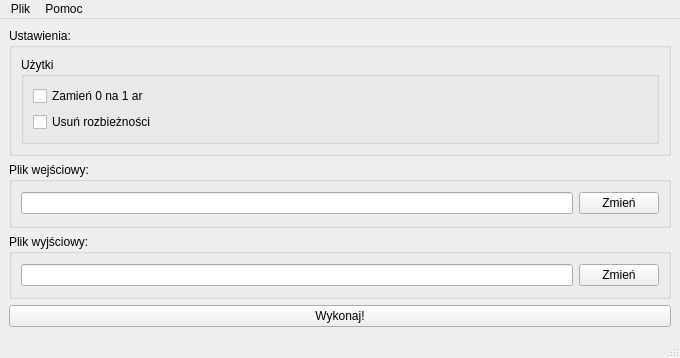
<?xml version="1.0" encoding="UTF-8"?>
<ui version="4.0">
 <class>MainWindow</class>
 <widget class="QMainWindow" name="MainWindow">
  <property name="geometry">
   <rect>
    <x>0</x>
    <y>0</y>
    <width>680</width>
    <height>358</height>
   </rect>
  </property>
  <property name="windowTitle">
   <string>ZScal</string>
  </property>
  <property name="windowIcon">
   <iconset>
    <normaloff>zs.png</normaloff>zs.png</iconset>
  </property>
  <widget class="QWidget" name="centralwidget">
   <layout class="QGridLayout" name="gridLayout">
    <item row="1" column="0">
     <widget class="QGroupBox" name="groupBox">
      <property name="title">
       <string>Plik wejściowy:</string>
      </property>
      <layout class="QHBoxLayout" name="horizontalLayout">
       <item>
        <widget class="QLineEdit" name="infile_path"/>
       </item>
       <item>
        <widget class="QPushButton" name="change_infile_btn">
         <property name="text">
          <string>Zmień</string>
         </property>
        </widget>
       </item>
      </layout>
     </widget>
    </item>
    <item row="3" column="0">
     <widget class="QPushButton" name="zaokr_btn">
      <property name="text">
       <string>Wykonaj!</string>
      </property>
     </widget>
    </item>
    <item row="2" column="0">
     <widget class="QGroupBox" name="groupBox_3">
      <property name="title">
       <string>Plik wyjściowy:</string>
      </property>
      <layout class="QHBoxLayout" name="horizontalLayout_2">
       <item>
        <widget class="QLineEdit" name="outfile_path"/>
       </item>
       <item>
        <widget class="QPushButton" name="change_outfile_btn">
         <property name="text">
          <string>Zmień</string>
         </property>
        </widget>
       </item>
      </layout>
     </widget>
    </item>
    <item row="0" column="0">
     <widget class="QGroupBox" name="groupBox_2">
      <property name="title">
       <string>Ustawienia:</string>
      </property>
      <layout class="QHBoxLayout" name="horizontalLayout_3">
       <item>
        <widget class="QGroupBox" name="groupBox_4">
         <property name="title">
          <string>Użytki</string>
         </property>
         <layout class="QVBoxLayout" name="verticalLayout">
          <item>
           <widget class="QCheckBox" name="kasujzero_box">
            <property name="text">
             <string>Zamień 0 na 1 ar</string>
            </property>
           </widget>
          </item>
          <item>
           <widget class="QCheckBox" name="powrozb_box">
            <property name="text">
             <string>Usuń rozbieżności</string>
            </property>
           </widget>
          </item>
         </layout>
        </widget>
       </item>
      </layout>
     </widget>
    </item>
   </layout>
  </widget>
  <widget class="QMenuBar" name="menubar">
   <property name="geometry">
    <rect>
     <x>0</x>
     <y>0</y>
     <width>680</width>
     <height>21</height>
    </rect>
   </property>
   <widget class="QMenu" name="menuO_programie">
    <property name="title">
     <string>Pomoc</string>
    </property>
    <addaction name="actionO_programie"/>
   </widget>
   <widget class="QMenu" name="menuPlik">
    <property name="title">
     <string>Plik</string>
    </property>
    <addaction name="actionOpen"/>
    <addaction name="actionSave"/>
    <addaction name="separator"/>
    <addaction name="actionExit"/>
   </widget>
   <addaction name="menuPlik"/>
   <addaction name="menuO_programie"/>
  </widget>
  <widget class="QStatusBar" name="statusbar"/>
  <action name="actionO_programie">
   <property name="text">
    <string>O programie</string>
   </property>
   <property name="statusTip">
    <string>Informacje o programie</string>
   </property>
  </action>
  <action name="actionOpen">
   <property name="text">
    <string>Otwórz</string>
   </property>
   <property name="statusTip">
    <string>Wybierz plik</string>
   </property>
  </action>
  <action name="actionExit">
   <property name="text">
    <string>Zakończ</string>
   </property>
   <property name="statusTip">
    <string>Zamyka aplikację</string>
   </property>
  </action>
  <action name="actionSave">
   <property name="text">
    <string>Zapisz jako</string>
   </property>
   <property name="statusTip">
    <string>Zapis do pliku</string>
   </property>
  </action>
 </widget>
 <resources/>
 <connections/>
</ui>
